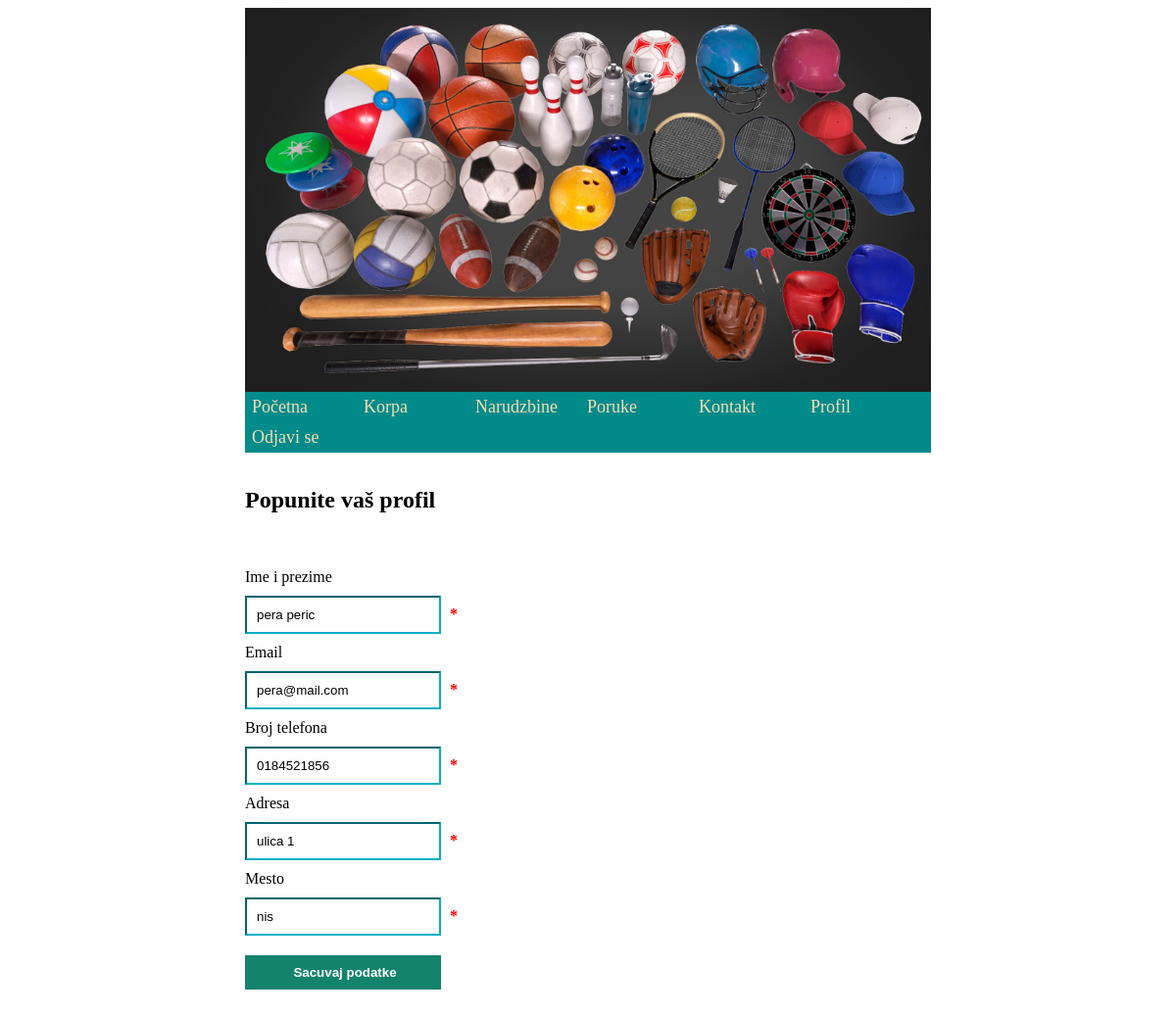
The app's page /mysql/profile.php (signed in) with its own data.
### tables this page shows
CREATE TABLE IF NOT EXISTS `profiles` (
  `id` int(10) UNSIGNED NOT NULL AUTO_INCREMENT,
  `user_id` int(10) UNSIGNED DEFAULT NULL,
  `name` varchar(255) NOT NULL,
  `email` varchar(255) NOT NULL,
  `phone` varchar(255) NOT NULL,
  `address` varchar(255) NOT NULL,
  `place` varchar(255) NOT NULL,
  `discount` int(11) DEFAULT NULL,
  PRIMARY KEY (`id`),
  UNIQUE KEY `user_id` (`user_id`)
);

### mysql/functions.php (called while the page is built, shortened)
<?php
$dbhost="localhost";
$dbname="sqldb";
$dbuser="myadmin";
$dbpassword="123";
$connection= new mysqli($dbhost, $dbuser, $dbpassword, $dbname);
function queryMysql($query){
    global $connection;
    $result=$connection->query($query);
    return $result;
}

### mysql/profile.php (the view, shortened to what this page needs)
<?php
    require_once 'header.php';
    $name=$email=$phone=$address=$place="";
    $nameError=$emailError=$phoneError=$addressError=$placeError="";
    $result=queryMysql("CALL podaci_profil('$id')");
    if($result->num_rows>0){
        $row=$result->fetch_assoc();
        $name=$row['name'];
        $email=$row['email'];
        $phone=$row['phone'];
        $address=$row['address'];
        $place=$row['place'];
    }
?>
<div class="content">
    <h2>
        Popunite vaš profil
    </h2>
    <span class="error"></span>
    <br>
    <br>
    <form action="" method="POST">
        <label for="name">Ime i prezime</label><br>
        <input type="text" name="name" id="name" value="<?php echo $name ?>">
        <span class="error">* <?php echo $nameError ?></span>
        <br>
        <label for="email">Email</label><br>
        <input type="text" name="email" id="email" value="<?php echo $email ?>">
        <span class="error">* <?php echo $emailError ?></span>
        <br>
        <label for="phone">Broj telefona</label><br>
        <input type="text" name="phone" id="phone" value="<?php echo $phone ?>">
        <span class="error">* <?php echo $phoneError ?></span>
        <br>
        <label for="address">Adresa</label><br>
        <input type="text" name="address" id="address" value="<?php echo $address ?>">
        <span class="error">* <?php echo $addressError ?></span>
        <br>
        <label for="Place">Mesto</label><br>
        <input type="text" name="place" id="place" value="<?php echo $place ?>">
        <span class="error">* <?php echo $placeError ?></span>
        <br>
        <input id="submit" type="submit" value="Sacuvaj podatke">
    </form>
    </div>
</div>
</body>
</html>

### mysql/css/style.css (style rules this page uses)
.content { padding-top: 15px; margin-bottom: 50px; }
.error { color: red; padding: 5px; font-weight: bold; }
input, select { outline: 0; border-color: rgb(4, 175, 197); padding-top: 10px; padding-bottom: 10px; padding-left: 10px; width: 200px; margin-top: 10px; margin-bottom: 10px; }
#submit { color: white; border: none; background-color: rgb(20, 131, 107); font-weight: bold; }

### records on screen
profiles: name "pera peric", email "pera@mail.com", phone "0184521856", address "ulica 1", place "nis"
